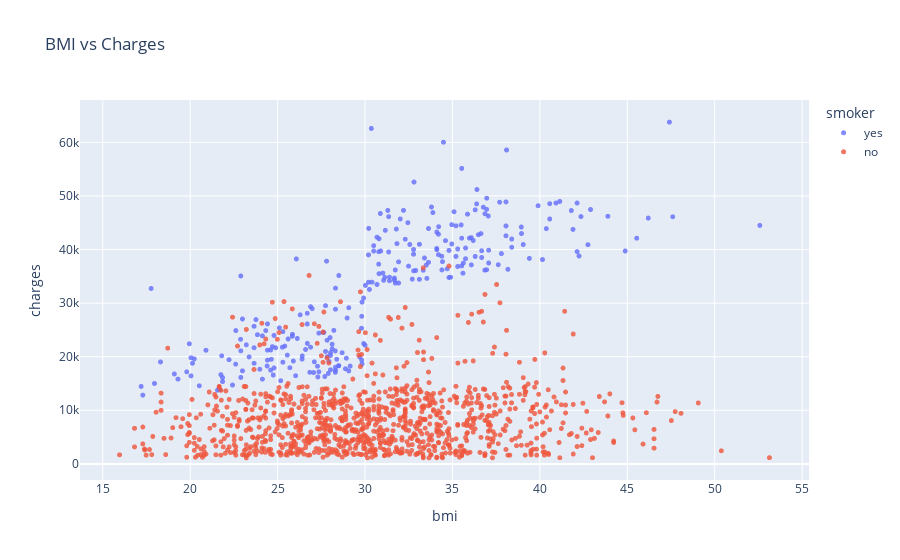

Here is the notebook cell this chart was saved with:
### Code cell
#Visualization of relationship of charges with another factors
#with BMI
fig=px.scatter(df,x='bmi',y='charges',color='smoker',opacity=0.8,hover_data=['sex'],title='BMI vs Charges')
fig.update_traces(marker_size=5)
fig.show()
#It appears that for non-smokers, an increase in BMI doesn't seem to be related to an increase in medical charges. 
#However, medical charges seem to be significantly higher for smokers with a BMI greater than 30.
#What other insights can you gather from the above graph?

### Figure 1 — Plotly figure (JSON) as saved in the notebook; plotly's stock layout.template omitted (floating-point values rounded to 4 significant figures; data arrays with more than 128 entries replaced by an {"elided": "..."} marker saying what was removed)
{"data": [{"customdata": {"elided": "274x1 str values"}, "hovertemplate": "smoker=yes<br>bmi=%{x}<br>charges=%{y}<br>sex=%{customdata[0]}<extra></extra>", "legendgroup": "yes", "marker": {"color": "#636efa", "opacity": 0.8, "size": 5, "symbol": "circle"}, "mode": "markers", "name": "yes", "showlegend": true, "type": "scattergl", "x": {"elided": "274 float values"}, "xaxis": "x", "y": {"elided": "274 float values"}, "yaxis": "y"}, {"customdata": {"elided": "1064x1 str values"}, "hovertemplate": "smoker=no<br>bmi=%{x}<br>charges=%{y}<br>sex=%{customdata[0]}<extra></extra>", "legendgroup": "no", "marker": {"color": "#EF553B", "opacity": 0.8, "size": 5, "symbol": "circle"}, "mode": "markers", "name": "no", "showlegend": true, "type": "scattergl", "x": {"elided": "1064 float values"}, "xaxis": "x", "y": {"elided": "1064 float values"}, "yaxis": "y"}], "layout": {"autosize": true, "legend": {"title": {"text": "smoker"}, "tracegroupgap": 0}, "title": {"text": "BMI vs Charges"}, "xaxis": {"anchor": "y", "autorange": true, "domain": [0, 1], "range": [13.74, 55.35], "title": {"text": "bmi"}, "type": "linear"}, "yaxis": {"anchor": "x", "autorange": true, "domain": [0, 1], "range": [-3755.0, 68650.0], "title": {"text": "charges"}, "type": "linear"}}}
